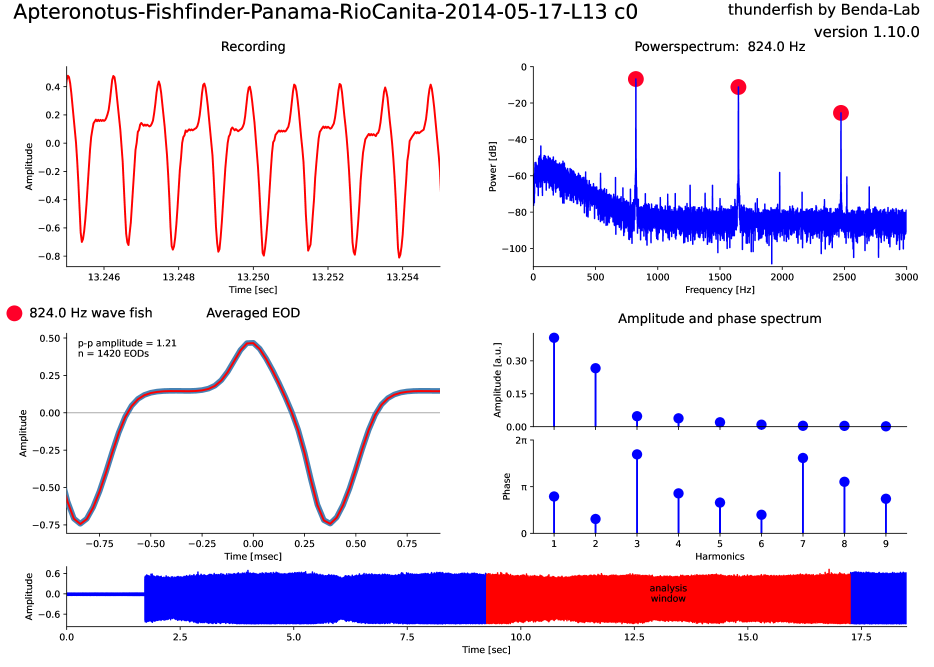
#> input picture img/Apteronotus-Fishfinder-Panama-RioCanita-2014-05-17-L13-c0.png, 2800 x 2000 px (shown at 1/3 size)
$ python -i multivariateexplorer.py   (imports and definitions only)
#> lines starting #> are read from the running program, lines starting #| are printed output that depends on the picture
"""Simple GUI for viewing and exploring multivariate data.

- `class MultiVariateExplorer`: simple matplotlib-based GUI for viewing and exploring multivariate data.
- `categorize()`: convert categorial string data into integer categories.
"""

import numpy as np
from sklearn import decomposition
from sklearn import preprocessing
import matplotlib.pyplot as plt
import matplotlib.patches as patches
import matplotlib.widgets as widgets
import argparse
from .version import __version__, __year__
from .tabledata import TableData


class MultivariateExplorer(object):
    """Simple matplotlib-based GUI for viewing and exploring multivariate data.

    Shown are scatter plots of all pairs of variables or PCA axis.
    Points in the scatter plots are colored according to the values of one of the variables.
    Data points can be selected and optionally corresponding waveforms are shown.

    First you initialize the explorer with the data. Then you optionally
    specify how to colorize the data and provide waveform data
    associated with the data. Finally you show the figure:
    ```
    expl = MultivariateExplorer(data)
    expl.set_colors(2)
    expl.set_wave_data(waveforms, 'Time [s]', 'Sine')
    expl.show()
    ```

    The `compute_pca() function computes a principal component analysis (PCA)
    on the input data, and `save_pca()` writes the principal components to a file.

    Customize the appearance and information provided by subclassing
    MultivariateExplorer and reimplementing the functions
    - fix_scatter_plot()
    - fix_waveform_plot()
    - list_selection()
    - analyze_selection()
    See the documentation of these functions for details.
    """

    mouse_actions = (('left click', 'select data points'),
                     ('left and drag', 'rectangular selection and zoom of data points'),
                     ('shift + left click/drag', 'add data points to selection'),
                     ('ctrl + left click/drag',  'remove data points from selection'))

    key_actions = (('l', 'list selected EOD waveforms on console'),
                   ('p,P', 'toggle between data columns, PC, and scaled PC axis'),
                   ('<, pageup', 'decrease number of displayed data columns/PC axis'),
                   ('>, pagedown', 'increase number of displayed data columns/PC axis'),
                   ('w',  'toggle maximized waveform plot'),
                   ('o, z',  'toggle zoom mode on or off'),
                   ('backspace', 'zoom back'),
                   ('ctrl + a', 'select all'),
                   ('+, -', 'increase, decrease pick radius'),
                   ('0', 'reset pick radius'),
                   ('n, N', 'decrease, increase number of bins of histograms'),
                   ('h', 'toggle between scatter plot and 2D histogram'),
                   ('c, C', 'cycle color map trough data columns'),
                   ('left, right, up, down', 'show and move magnified scatter plot'),
                   ('escape', 'close magnified scatter plot'))

    def __init__(self, data, labels=None, title=None):
        """Initialize explorer with scatter-plot data.

        Parameters
        ----------
        data: TableData, 2D array, or list of 1D arrays
            The data to be explored. Each column is a variable.
            For the 2D array the columns are the second dimension,
            for a list of 1D arrays, the list goes over columns,
            i.e. each 1D array is one column.
        labels: list of string
            If data is not a TableData, then this provides labels
            for the data columns.
        title: string
            Title for the window.
        """
        # data and labels:
        if isinstance(data, TableData):
            self.categories = []
            for c, col in enumerate(data):
                if not isinstance(col[0], (int, float,
                                           np.integer, np.floating)):
                    # categorial data:
                    cats, data[:,c] = categorize(col)
                    self.categories.append(cats)
                else:
                    self.categories.append(None)
            self.raw_data = data.array()
            if labels is None:
                self.raw_labels = []
                for c in range(len(data)):
                    if len(data.unit(c)) > 0 and not data.unit(c) in ['-', '1']:
                        self.raw_labels.append('%s [%s]' % (data.label(c), data.unit(c)))
                    else:
                        self.raw_labels.append(data.label(c))
            else:
                self.raw_labels = labels
        else:
            if isinstance(data, np.ndarray):
                self.raw_data = data
            else:
                self.categories = []
                for c, col in enumerate(data):
                    if not isinstance(col[0], (int, float,
                                               np.integer, np.floating)):
                        # categorial data:
                        cats, data[c] = categorize(col)
                        self.categories.append(cats)
                    else:
                        self.categories.append(None)
                self.raw_data = np.asarray(data).T
            self.raw_labels = labels
        self.title = title if title is not None else 'MultivariateExplorer'
        # no pca data yet:
        self.all_data = [self.raw_data, None, None]
        self.all_labels = [self.raw_labels, None, None]
        self.all_maxcols = [self.raw_data.shape[1], None, None]
        self.all_titles = ['data', 'PCA', 'scaled PCA']
        # pca:
        self.pca_tables = [None, None]
        self._pca_header(data, labels)
        # start showing raw data:
        self.show_mode = 0
        self.data = self.all_data[self.show_mode]
        self.labels = self.all_labels[self.show_mode]
        self.maxcols = self.all_maxcols[self.show_mode]
        if self.maxcols > 6:
            self.maxcols = 6
        # waveform data:
        self.wave_data = []
        self.wave_nested = False
        self.wave_has_xticks = []
        self.wave_xlabels = []
        self.wave_ylabels = []
        self.wave_title = False
        # colors:
        self.color_map = plt.get_cmap('jet')
        self.extra_colors = None
        self.extra_color_label = None
        self.extra_categories = None
        self.color_values = None
        self.color_set_index = 0
        self.color_index = 0
        self.color_label = None
        self.color_set_index = 0
        self.color_index = 0
        self.data_colors = None
        self.color_vmin = None
        self.color_vmax = None
        self.color_ticks = None
        self.cbax = None
        # figure variables:
        self.plt_params = {}
        for k in ['toolbar', 'keymap.quit', 'keymap.back', 'keymap.forward',
                  'keymap.zoom', 'keymap.pan', 'keymap.xscale', 'keymap.yscale']:
            self.plt_params[k] = plt.rcParams[k]
            if k != 'toolbar':
                plt.rcParams[k] = ''
        self.xborder = 70.0  # pixel for ylabels
        self.yborder = 50.0  # pixel for xlabels
        self.spacing = 10.0  # pixel between plots
        self.pick_radius = 4.0
        # histogram plots:
        self.hist_ax = []
        self.hist_indices = []
        self.hist_selector = []
        self.hist_nbins = 30
        # scatter plots:
        self.scatter_ax = []
        self.scatter_indices = []
        self.scatter_artists = []
        self.scatter_selector = []
        self.scatter = True
        self.mark_data = []
        self.select_zooms = False
        self.zoom_stack = []
        # magnified scatter plot:
        self.magnified_on = False
        self.magnified_backdrop = None
        self.magnified_size = np.array([0.5, 0.5])
        # waveform plots:
        self.wave_ax = []


    # [124 lines left out: functions set_wave_data, set_colors, show, not called in this run]


    def _pca_header(self, data, labels):
        """Set up header for the table of principal components. """
        if isinstance(data, TableData):
            header = data.table_header()
            for c in reversed(range(data.columns())):
                if not np.all(np.isfinite(data[:,c])):
                    header.remove(c)
        else:
            lbs = []
            for l, d in zip(labels, data):
                if not np.all(np.isfinite(d)):
                    continue
                if '[' in l:
                    lbs.append(l.split('[')[0].strip())
                elif '/' in l:
                    lbs.append(l.split('/')[0].strip())
                else:
                    lbs.append(l)
            header = TableData(header=lbs)
        header.set_formats('%.3f')
        header.insert(0, ['PC'] + ['-']*header.nsecs, '', '%d')
        header.insert(1, 'variance', '%', '%.3f')
        for k in range(len(self.pca_tables)):
            self.pca_tables[k] = TableData(header)


    # [886 lines left out: functions compute_pca, save_pca, _set_color_column, _plot_hist, _init_hist_plots, _plot_scatter and 14 more, not called in this run]


    def _on_resize(self, event):
        """Adapt layout of plots to new figure size."""
        self._set_layout(event.width, event.height)


# [60 lines left out: functions categorize, main, not called in this run]


# [2 lines not run here, left out]

>>> import cv2
>>> picture = cv2.imread('../../img/Apteronotus-Fishfinder-Panama-RioCanita-2014-05-17-L13-c0.png', cv2.IMREAD_GRAYSCALE)
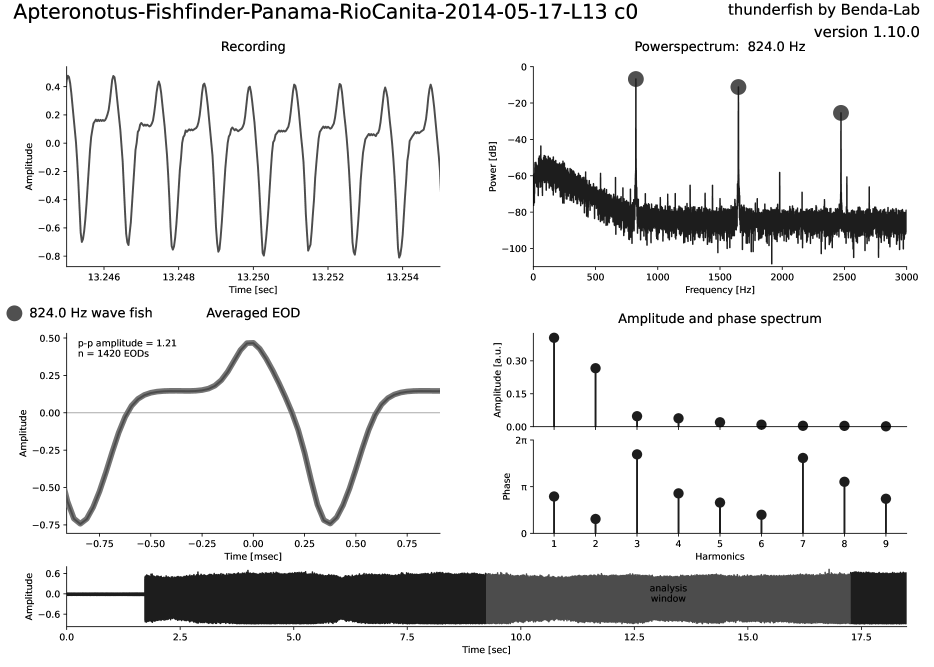
#> picture: shape (2000, 2800) (shown at 1/3 size); min 0, max 255, mean 228.9
>>> result = MultivariateExplorer(picture).set_colors()
#> after the loop in _pca_header, `for l, d in zip(labels, data):`: lbs = []
#> (the run stopped early here; a loop or call above may not have finished)
